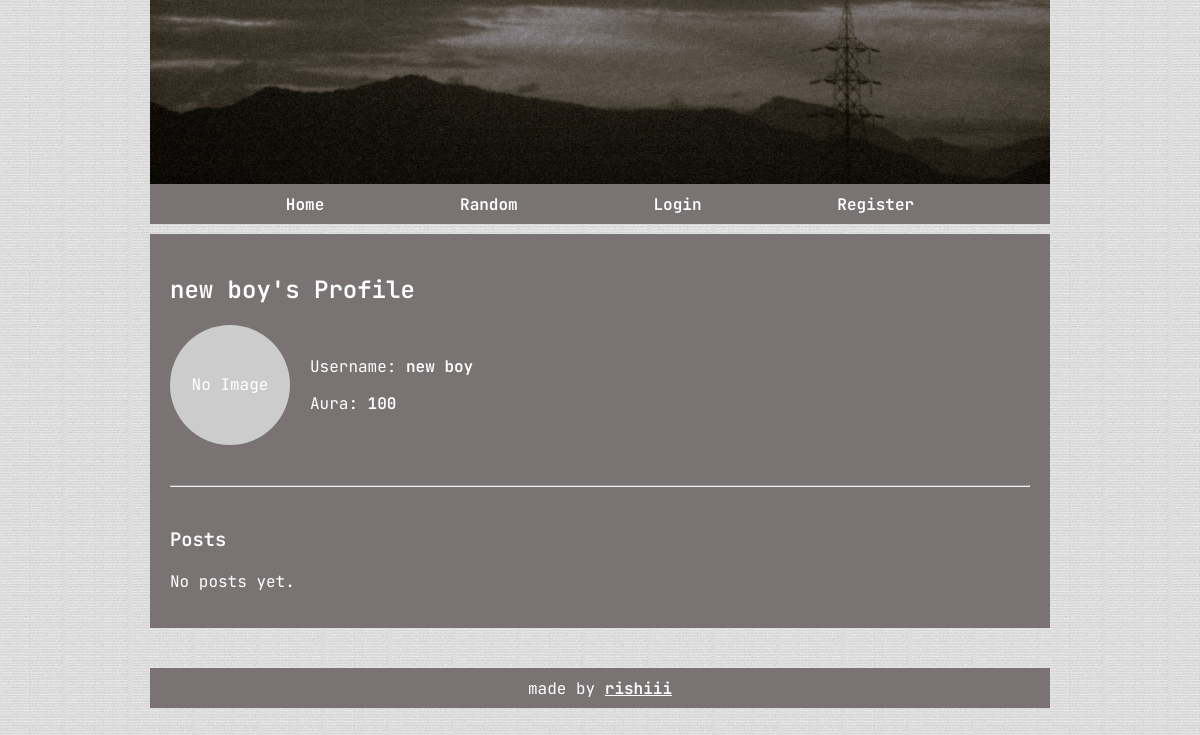
Page /profile/8 on the earlier database version.
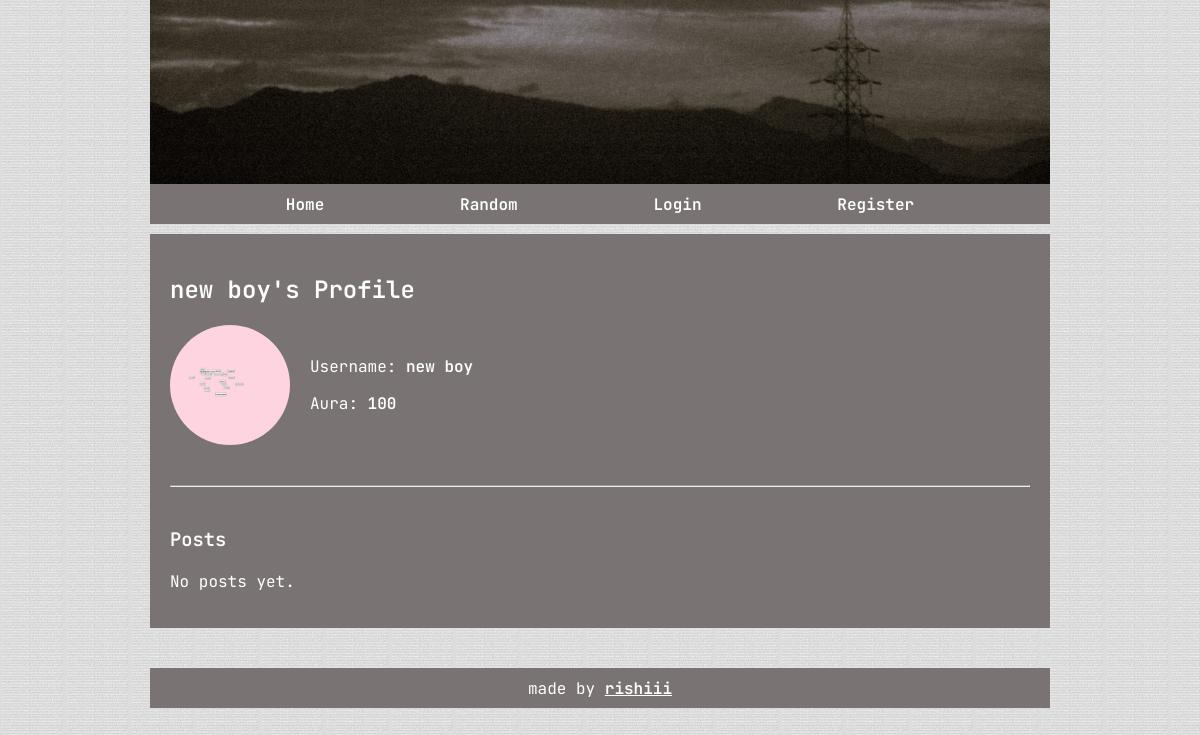
Same page on the later database version.
### tables this page shows
CREATE TABLE users (
                        id INTEGER PRIMARY KEY AUTOINCREMENT,
                        username TEXT UNIQUE NOT NULL,
                        password TEXT NOT NULL
                    , profile_pic TEXT, aura INTEGER DEFAULT 100, email TEXT, is_verified INTEGER DEFAULT 0);

### app.py (the view, shortened to what this page needs)
@app.route('/profile/<int:user_id>', methods=['GET', 'POST'])
def view_profile(user_id):
    db = get_db()
    is_owner = session.get('user_id') == user_id
    user = db.execute('SELECT * FROM users WHERE id = ?', (user_id,)).fetchone()
    posts = db.execute('SELECT * FROM posts WHERE user_id = ? ORDER BY date DESC', (user_id,)).fetchall()
    return render_template('profile.html', user=user, posts=posts, is_owner=is_owner)

### app.py (called while the page is built)
def get_db():
    db = getattr(g, '_database', None)
    if db is None:
        db = g._database = sqlite3.connect(DATABASE)
        db.row_factory = sqlite3.Row
    return db

@app.teardown_appcontext
def close_connection(exception):
    db = getattr(g, '_database', None)
    if db is not None:
        db.close()

### templates/profile.html (shortened to what this page needs)
{% extends "base.html" %}
{% block content %}
<h2>{{ user.username }}'s Profile</h2>
<div style="display: flex; align-items: center; gap: 20px; margin-bottom: 30px;">
    {% if user.profile_pic %}
        <img src="{{ url_for('static', filename=user.profile_pic) }}"
             alt="Profile Picture"
             style="width: 120px; height: 120px; object-fit: cover; border-radius: 50%; " />
    {% else %}
        <div style="width: 120px; height: 120px; background: #ccc; border-radius: 50%; line-height: 120px; text-align: center;">
            No Image
        </div>
    {% endif %}
    <div>
        <p>Username: <strong>{{ user.username }}</strong> </p>
        <p>Aura: <strong>{{ user.aura }}</strong> </p>
    </div>
</div>
<hr style="margin: 40px 0;">
<h3>Posts</h3>
{% if posts %}
    {% for post in posts %}
        <div class="post-card">
        <h3>{{ post.title }}</h3>
        <p>{{ post.date }}</p> &nbsp;
        <div class="post-buttons">
            <button type="submit" style="background-color: #94c8eb; color: white; border: none; padding: 6px 12px; border-radius: 4px; cursor: pointer;">
                View
              </button>
            <button type="submit" style="background-color: #f05d4c; color: white; border: none; padding: 6px 12px; border-radius: 4px; cursor: pointer;">
                Delete
              </button>
            </form>
        </div>
        </div>
    {% endfor %}
{% else %}
    <p>No posts yet.</p>
{% endif %}
{% endblock %}

### templates/base.html (shortened to what this page needs)
<!DOCTYPE html>
<html lang="en">
<head>
    <link rel="stylesheet" href="{{ url_for('static', filename='styles.css') }}">
</head>
<body>
  <div id="container">
    <div id="headerArea">
        <div id="header" style="height: 184px;"></div>
        <nav id="navbar" style="margin-bottom: 10px;">
            <ul>
                <li><a href="{{ url_for('index') }}">Home</a></li>
                <li><a href="{{ url_for('show_random_banner') }}">Random</a></li>
                {% if session.logged_in %}
                    <li><a href="{{ url_for('new_post') }}">Post</a></li>
                    <li><a href="{{ url_for('friends_page') }}">Friends</a></li>
                    <li><a href="{{ url_for('logout') }}">Logout</a></li>
                {% else %}
                    <li><a href="{{ url_for('login') }}">Login</a></li>
                    <li><a href="{{ url_for('register') }}">Register</a></li>
                {% endif %}
            </ul>
        </nav>
    </div>
    <div id="flex">
        <main>
            {% block content %}{% endblock %}
        </main>
    </div>
    <footer style="text-align: center; padding: 10px; margin-top: 40px; color: #ffffff;">
      made by <a href="https://r1sh1v21.github.io/cv/">rishiii</a>
    </footer>
  </div>
</body>
</html>

### static/styles.css (style rules this page uses)
:root { --header-image: url('cover.JPG'); --body-bg-image: url('sandy.jpg'); --content: #000000; }
body { font-family: 'Nunito', sans-serif; margin: 0; background-color: #ffffff; background-size: 65px; color: #ffffff; background-image: var(--body-bg-image); }
* { box-sizing: border-box; }
#container { max-width: 900px; margin: 0 auto; }
#container a { color: #ffffff; font-weight: bold; }
#header { width: 100%; background-image: var(--header-image); background-repeat: no-repeat; background-size: cover; background-position: center; }
#navbar { height: 40px; background-color: #797373; width: 100%; }
#navbar ul { display: flex; padding: 0; margin: 0; list-style-type: none; justify-content: space-evenly; }
#navbar li { padding-top: 10px; }
#navbar li a { color: #ffffff; font-weight: 800; text-decoration: none; }
#flex { display: flex; }
main { background-color: #797373; flex: 1; padding: 20px; order: 2; }
footer { background-color: #797373; width: 100%; height: 40px; padding: 10px; text-align: center; }
h1, h2, h3 { color: #ffffff; }
strong { color: #ffffff; }

Differences in the rows shown:
changed users "new boy": profile_pic: picture added
Other differences:
text no longer shown: "No Image"
